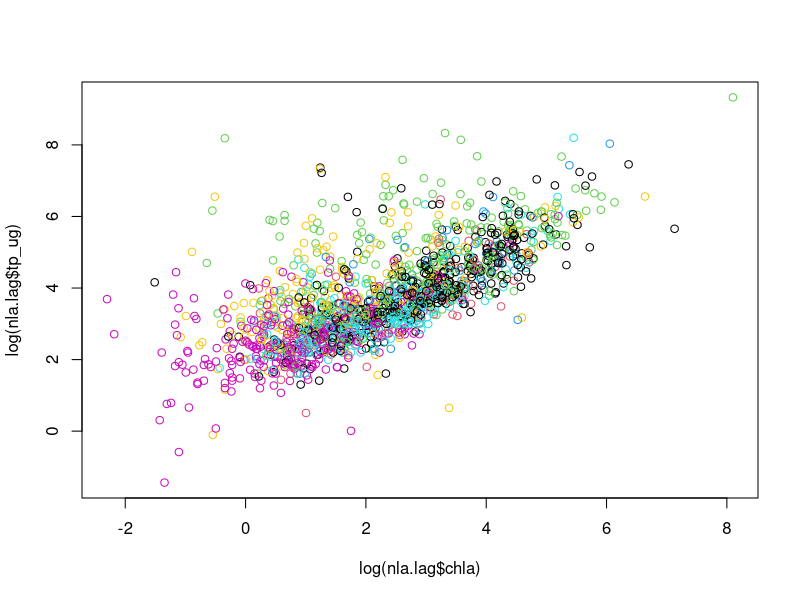
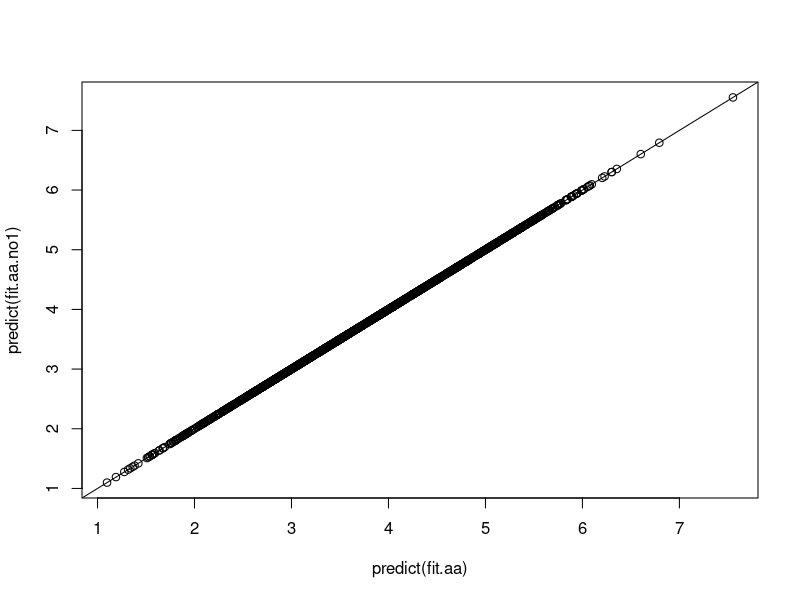
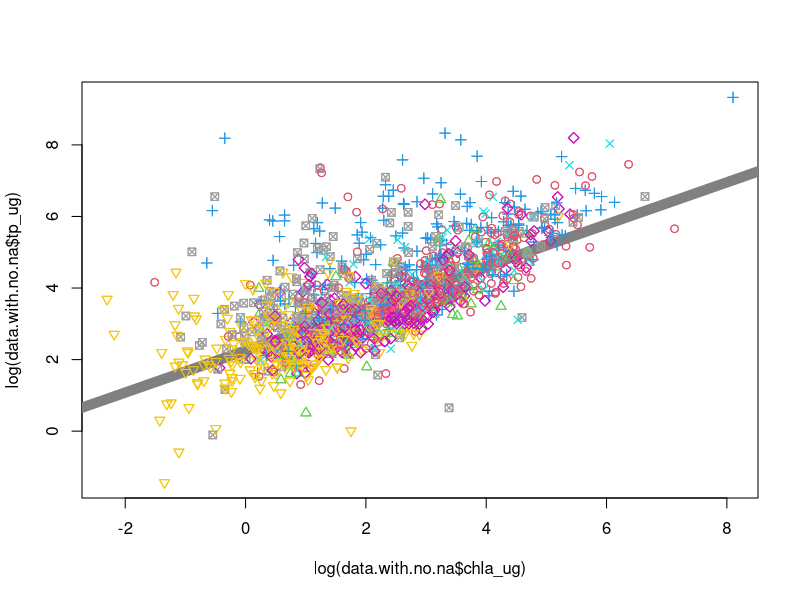
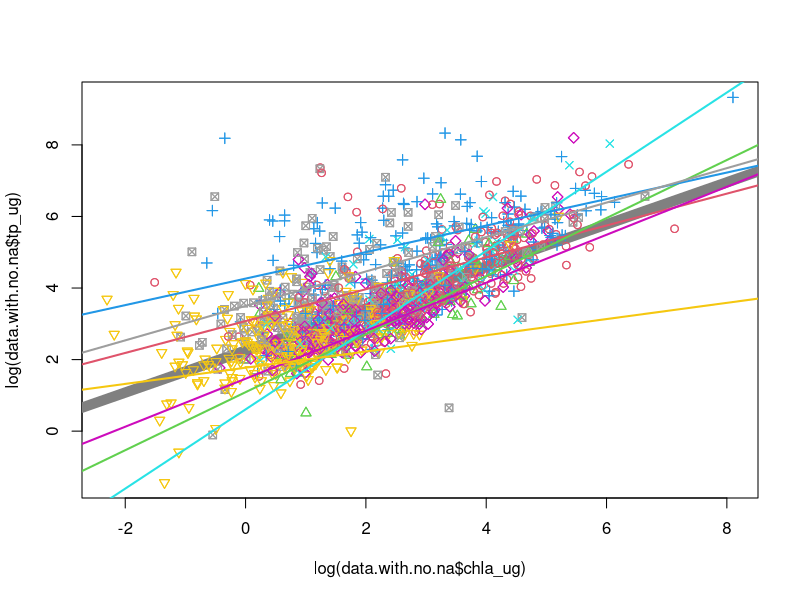
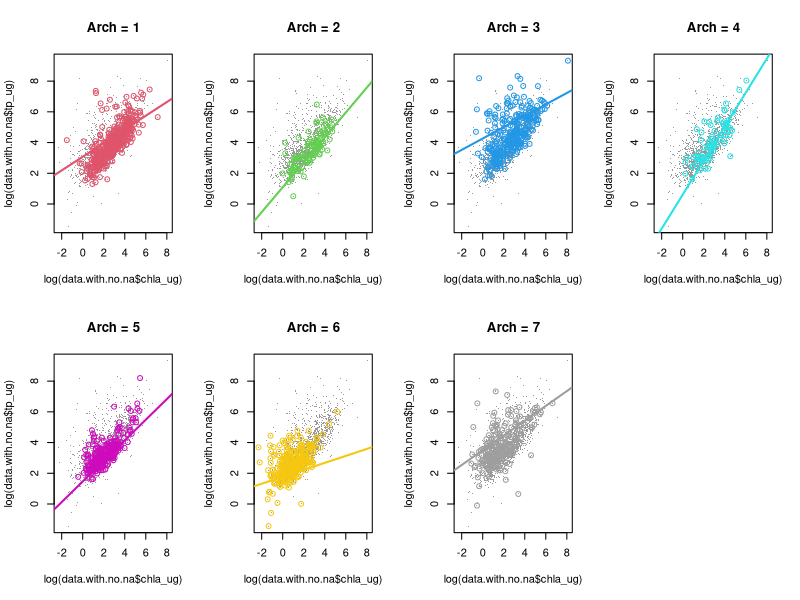
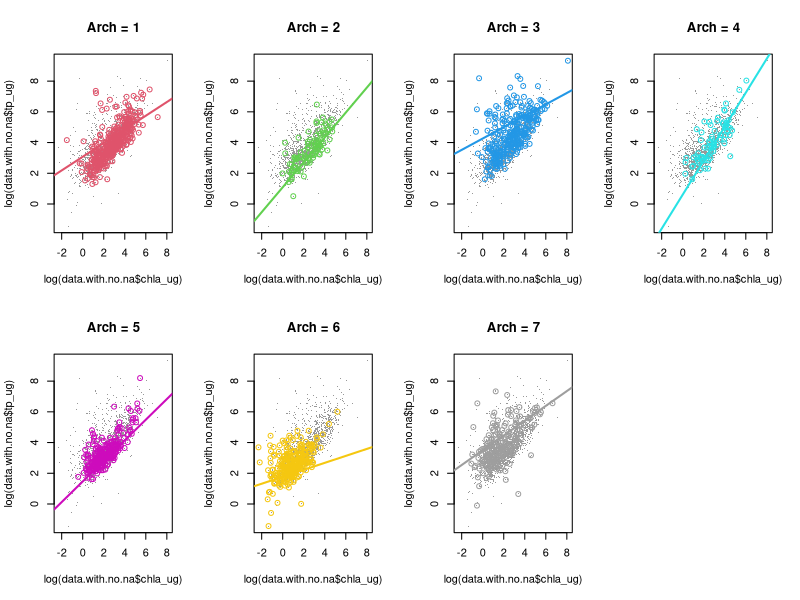

Generate these figures, in order, with R:
## read in data frame with NLA data and archetype weights
nla.lag=read.csv("nla_lagos_aa_7.csv")
str(nla.lag)

## chla vs tp
plot(log(nla.lag$chla),log(nla.lag$tp_ug),col=nla.lag$max.arch)

## removing NA values
data.with.no.na=nla.lag[which(nla.lag$chla_ug>0 & nla.lag$tp_ug>0),]


## fit correlation model between tp and chla_ug with archetype weights as interactions
## this model has no "intercept", so the model for the K-th archetype is
## E(log(tp)) = beta.w.archK + beta.log(chla):w.archK * log(chla)
fit.aa=lm(log(tp_ug)~0+w.arch1+w.arch2+w.arch3+w.arch4+w.arch5+w.arch6+w.arch7+log(chla_ug):w.arch1+log(chla_ug):w.arch2+log(chla_ug):w.arch3+log(chla_ug):w.arch4+log(chla_ug):w.arch5+log(chla_ug):w.arch6+log(chla_ug):w.arch7,data=data.with.no.na)
summary(fit.aa)


## fits an equivalent model between tp and chla_ug with archetype weights as interactions
## this model has an "intercept", so the model for the K-th archetype is
## E(log(tp)) = (INTERCEPT + beta.w.archK) + (beta.log(chla) + beta.log(chla):w.archK) * log(chla)
fit.aa.no1=lm(log(tp_ug)~w.arch2+w.arch3+w.arch4+w.arch5+w.arch6+w.arch7+log(chla_ug)+log(chla_ug):w.arch2+log(chla_ug):w.arch3+log(chla_ug):w.arch4+log(chla_ug):w.arch5+log(chla_ug):w.arch6+log(chla_ug):w.arch7,data=data.with.no.na)
summary(fit.aa.no1)

## plotting predictions from these two models to show they are the same
plot(predict(fit.aa),predict(fit.aa.no1))
abline(0,1)


fit.max=lm(log(tp_ug)~as.factor(max.arch)*log(chla_ug),data=data.with.no.na)
summary(fit.max)

## fit correlation model between tp and chla_ug with eco-regions as interactions
fit.ecoreg=lm(log(tp_ug)~log(chla_ug)*ag_eco9,data=data.with.no.na)
summary(fit.ecoreg)

## fit global model
fit.global=lm(log(tp_ug)~log(chla_ug),data=data.with.no.na)
summary(fit.global)

## see which has a better fit to the data
AIC(fit.aa)
AIC(fit.aa.no1)
AIC(fit.ecoreg)
AIC(fit.max)
AIC(fit.global)

## ## plots of fitted vs. predicted
## logtp=log(data.with.no.na$tp)
## plot(logtp,predict(fit.max))
## abline(0,1)
## points(logtp,predict(fit.ecoreg),col="red",pch=2)
## points(logtp,predict(fit.aa),col="blue",pch=3)

##
## some plots
##
max.arch=data.with.no.na$max.arch
plot(log(data.with.no.na$chla_ug),log(data.with.no.na$tp_ug),col=max.arch+1,pch=max.arch)
abline(mean(fit.aa$coef[1:7]),mean(fit.aa$coef[8:14]),col=grey(.50),lwd=10)
points(log(data.with.no.na$chla_ug),log(data.with.no.na$tp_ug),col=max.arch+1,pch=max.arch)



plot(log(data.with.no.na$chla_ug),log(data.with.no.na$tp_ug),col=max.arch+1,pch=max.arch)
abline(mean(fit.aa$coef[1:7]),mean(fit.aa$coef[8:14]),col=grey(.50),lwd=10)
points(log(data.with.no.na$chla_ug),log(data.with.no.na$tp_ug),col=max.arch+1,pch=max.arch)
for(k in 1:7){
    abline(fit.aa$coef[k],fit.aa$coef[k+7],col=k+1,lty=1,lwd=2)
}


##
## plot of archetype relationships for the no intercept model
##
par(mfrow=c(2,4))
for(k in 1:7){
    idx.k=which(max.arch==k)
    if(length(idx.k)>0){
        plot(log(data.with.no.na$chla_ug),log(data.with.no.na$tp_ug),type="p",pch=".",col=grey(.6),main=paste("Arch = ",k,sep=""))
        points(log(data.with.no.na$chla_ug[idx.k]),log(data.with.no.na$tp_ug[idx.k]),col=k+1,main=paste("Arch = ",k,sep=""))
        abline(fit.aa$coef[k],fit.aa$coef[k+7],col=k+1,lty=1,lwd=2)
    }
}
savePlot("NoIntModel.jpg")


##
## plot of archetype relationships for the intercept model
## NOTE that these are indistinguishable from the no intercept model
##
par(mfrow=c(2,4))
for(k in 1:7){
    idx.k=which(max.arch==k)
    if(length(idx.k)>0){
        plot(log(data.with.no.na$chla_ug),log(data.with.no.na$tp_ug),type="p",pch=".",col=grey(.6),main=paste("Arch = ",k,sep=""))
        points(log(data.with.no.na$chla_ug[idx.k]),log(data.with.no.na$tp_ug[idx.k]),col=k+1,main=paste("Arch = ",k,sep=""))
        if(k>1){
            ## fitted line for archetypes 2 - 7
            abline(fit.aa.no1$coef[1]+fit.aa.no1$coef[k],fit.aa.no1$coef[8]+fit.aa.no1$coef[k+7],col=k+1,lty=1,lwd=2)
        }else{
            ## fitted line for archetype 1
            abline(fit.aa.no1$coef[1],fit.aa.no1$coef[8],col=k+1,lty=1,lwd=2)
        }
    }
}

savePlot("IntModel.jpg")
